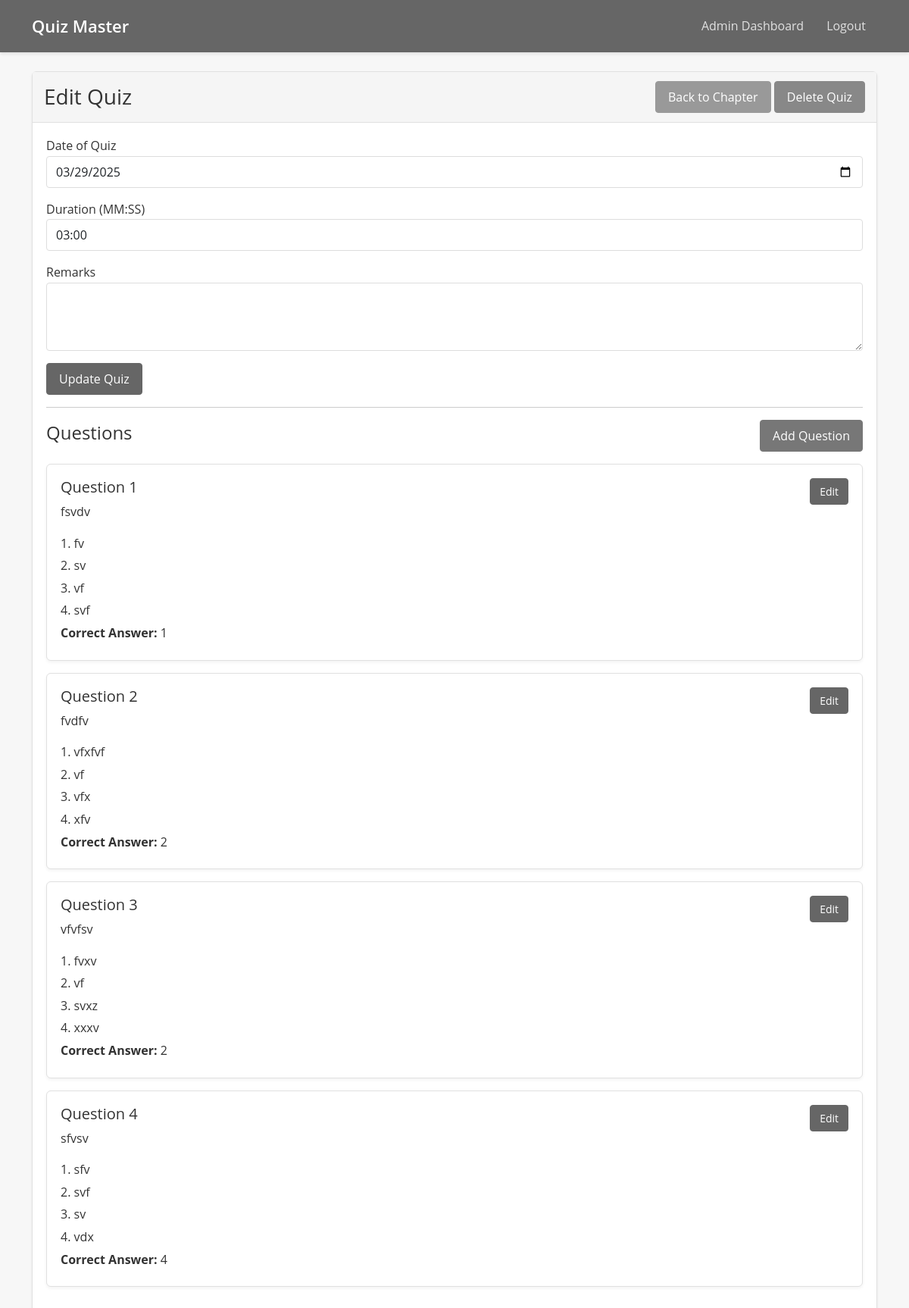
/admin/quiz/3/edit (signed in), run on the app's committed database.
### models/__init__.py (models this page shows, shortened)
class Quiz(db.Model):
    id = db.Column(db.Integer, primary_key=True)
    chapter_id = db.Column(db.Integer, db.ForeignKey('chapter.id'), nullable=False)
    date_of_quiz = db.Column(db.Date, nullable=False)
    time_duration = db.Column(db.String(5), nullable=False)  # Format: MM:SS
    remarks = db.Column(db.Text)
    questions = db.relationship('Question', backref='quiz', lazy=True, cascade='all, delete-orphan')
    scores = db.relationship('Score', backref='quiz', lazy=True, cascade='all, delete-orphan')

class Question(db.Model):
    id = db.Column(db.Integer, primary_key=True)
    quiz_id = db.Column(db.Integer, db.ForeignKey('quiz.id'), nullable=False)
    question_statement = db.Column(db.Text, nullable=False)  # This is what's in the database
    option1 = db.Column(db.String(500), nullable=False)
    option2 = db.Column(db.String(500), nullable=False)
    option3 = db.Column(db.String(500), nullable=False)
    option4 = db.Column(db.String(500), nullable=False)
    correct_option = db.Column(db.Integer, nullable=False)  # 1, 2, 3, or 4

### app.py (the view, shortened to what this page needs)
@app.route('/admin/quiz/<int:quiz_id>/edit', methods=['GET', 'POST'])
@login_required
def edit_quiz(quiz_id):
    if not current_user.is_admin:
        return redirect(url_for('user_dashboard'))
    quiz = Quiz.query.get_or_404(quiz_id)
    return render_template('admin/edit_quiz.html', quiz=quiz)

### app.py (called while the page is built)
@login_manager.user_loader
def load_user(user_id):
    return User.query.get(int(user_id))

### templates/admin/edit_quiz.html (shortened to what this page needs)
<!DOCTYPE html>
<html lang="en">
<head>
    <link href="https://cdn.jsdelivr.net/npm/bootstrap@5.1.3/dist/css/bootstrap.min.css" rel="stylesheet">
    <link href="{{ url_for('static', filename='style.css') }}" rel="stylesheet">
</head>
<body>
    <nav class="navbar navbar-expand-lg navbar-dark bg-primary">
        <div class="container">
            <a class="navbar-brand" href="{{ url_for('index') }}">Quiz Master</a>
            <div class="collapse navbar-collapse" id="navbarNav">
                <ul class="navbar-nav ms-auto">
                    {% if current_user.is_authenticated %}
                        {% if current_user.is_admin %}
                            <li class="nav-item">
                                <a class="nav-link" href="{{ url_for('admin_dashboard') }}">Admin Dashboard</a>
                            </li>
                        {% else %}
                            <li class="nav-item">
                                <a class="nav-link" href="{{ url_for('user_dashboard') }}">Dashboard</a>
                            </li>
                        {% endif %}
                        <li class="nav-item">
                            <a class="nav-link" href="{{ url_for('logout') }}">Logout</a>
                        </li>
                    {% endif %}
                </ul>
            </div>
        </div>
    </nav>
    <div class="container mt-4">
        <div class="card">
            <div class="card-header d-flex justify-content-between align-items-center">
                <h3 class="mb-0">Edit Quiz</h3>
                <div>
                    <a href="{{ url_for('chapter_management', chapter_id=quiz.chapter.id) }}" class="btn btn-secondary">
                         Back to Chapter
                    </a>
                    <button type="button" class="btn btn-danger" data-bs-toggle="modal" data-bs-target="#deleteQuizModal">
                         Delete Quiz
                    </button>
                </div>
            </div>
            <div class="card-body">
                <form method="POST">
                    <div class="form-group mb-3">
                        <label for="date">Date of Quiz</label>
                        <input type="date" class="form-control" id="date" name="date" value="{{ quiz.date_of_quiz.strftime('%Y-%m-%d') }}" required>
                    </div>
                    <div class="form-group mb-3">
                        <label for="duration">Duration (MM:SS)</label>
                        <input type="text" class="form-control" id="duration" name="duration" value="{{ quiz.time_duration }}" pattern="[0-5][0-9]:[0-5][0-9]" placeholder="30:00" required>
                    </div>
                    <div class="form-group mb-3">
                        <label for="remarks">Remarks</label>
                        <textarea class="form-control" id="remarks" name="remarks" rows="3">{{ quiz.remarks }}</textarea>
                    </div>
                    <div class="form-group">
                        <button type="submit" class="btn btn-primary">Update Quiz</button>
                    </div>
                </form>
                <hr>
                <div class="d-flex justify-content-between align-items-center mb-3">
                    <h4>Questions</h4>
                    <a href="{{ url_for('add_question', quiz_id=quiz.id) }}" class="btn btn-success">
                         Add Question
                    </a>
                </div>
                <div id="questionsList">
                    {% for question in quiz.questions %}
                    <div class="card mb-3 question-card" id="question-{{ question.id }}">
                        <div class="card-body">
                            <div class="d-flex justify-content-between align-items-start">
                                <div>
                                    <h5 class="card-title">Question {{ loop.index }}</h5>
                                    <p class="card-text">{{ question.question_statement }}</p>
                                    <div class="options">
                                        <p class="mb-1">1. {{ question.option1 }}</p>
                                        <p class="mb-1">2. {{ question.option2 }}</p>
                                        <p class="mb-1">3. {{ question.option3 }}</p>
                                        <p class="mb-1">4. {{ question.option4 }}</p>
                                        <p class="mb-1"><strong>Correct Answer:</strong> {{ question.correct_option }}</p>
                                    </div>
                                </div>
                                <div>
                                    <a href="{{ url_for('edit_question', question_id=question.id) }}" class="btn btn-sm btn-primary">Edit</a>
                                </div>
                            </div>
                        </div>
                    </div>
                    {% endfor %}
                </div>
            </div>
        </div>
    </div>
</body>
</html>

### static/style.css (style rules this page uses)
* { margin: 0; padding: 0; box-sizing: border-box; }
body { font-family: 'Open Sans', sans-serif; line-height: 1.6; background-color: #f7f7f7; color: #333; }
.navbar { background-color: #666666 !important; padding: 12px 0; margin-bottom: 25px; box-shadow: 0 2px 4px rgba(0,0,0,0.1); }
.navbar-brand { font-size: 22px; font-weight: 600; }
.nav-link { color: rgba(255, 255, 255, 0.8) !important; padding: 8px 15px !important; }
.card { background: white; border: 1px solid #e0e0e0; border-radius: 6px; margin-bottom: 20px; box-shadow: 0 2px 4px rgba(0,0,0,0.05); transition: transform 0.2s ease-in-out, box-shadow 0.2s ease-in-out; animation: fadeIn 0.3s ease-out; }
.card-header { background-color: #f5f5f5 !important; border-bottom: 1px solid #e0e0e0; padding: 12px 15px; }
.card-body { padding: 18px; }
.btn { padding: 8px 16px; border-radius: 4px; font-weight: 500; transition: all 0.2s; }
.btn-primary { background-color: #666666 !important; border-color: #666666 !important; color: white !important; }
.btn-success { background-color: #777777 !important; border-color: #777777 !important; color: white !important; }
.btn-danger { background-color: #888888 !important; border-color: #888888 !important; color: white !important; }
.btn-secondary { background-color: #999999 !important; border-color: #999999 !important; color: white !important; }
.btn-sm { padding: 6px 12px; font-size: 0.875rem; }
.form-control { border: 1px solid #ddd; border-radius: 4px; padding: 8px 12px; }

### templates/admin/edit_quiz.html (style rules this page uses)
.card { transition: all 0.3s ease; }
.btn { transition: all 0.2s ease; }

### data on the page
Quiz: date "03/29/2025", duration "03:00"
Question: question_statement "fsvdv", option1 "fv", option2 "sv", option3 "vf", option4 "svf", correct_option "1"
Question: question_statement "fvdfv", option1 "vfxfvf", option2 "vf", option3 "vfx", option4 "xfv", correct_option "2"
Question: question_statement "vfvfsv", option1 "fvxv", option2 "vf", option3 "svxz", option4 "xxxv", correct_option "2"
Question: question_statement "sfvsv", option1 "sfv", option2 "svf", option3 "sv", option4 "vdx", correct_option "4"
